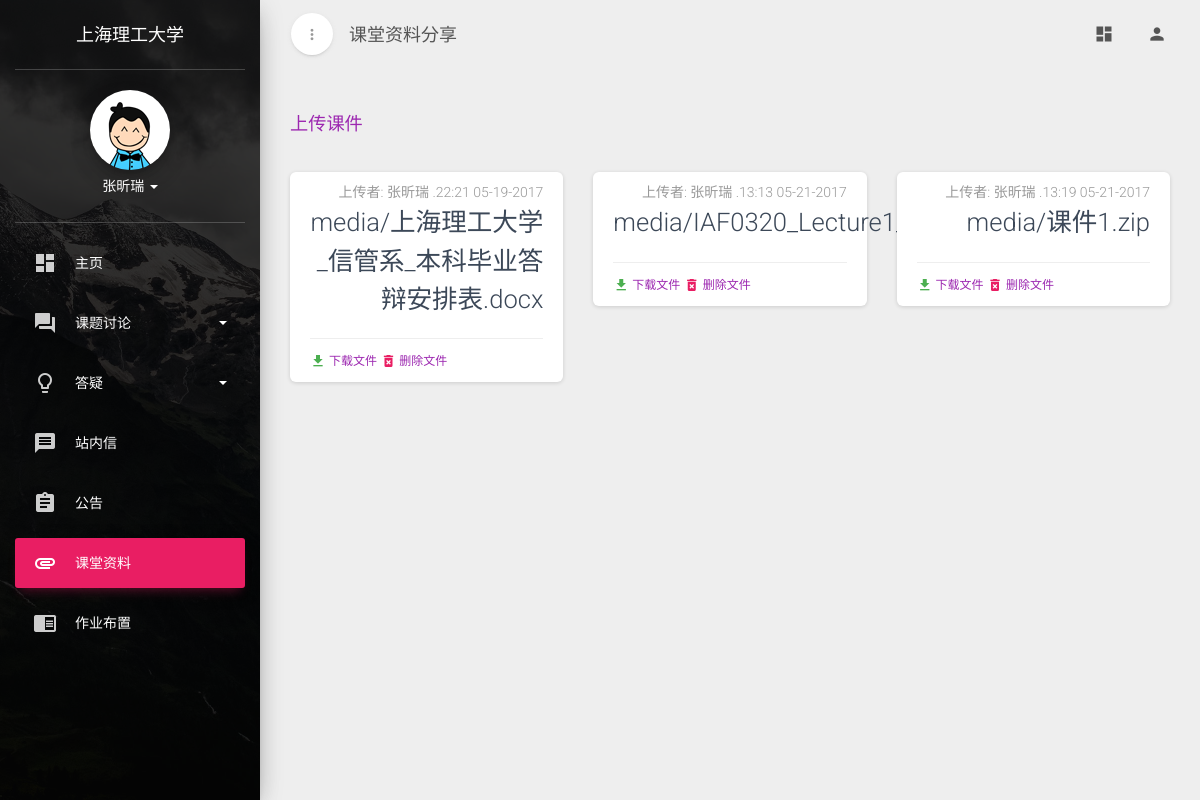
Page /index/file/ (signed in) on the committed database.
### website/models.py (models this page shows)
class Uploaded_files(models.Model):
    CLASS_CHOICE = (
        ('0', '所有'),
        ('1', '一班'),
        ('2', '二班'),
        ('3', '三班'),
    )
    user = models.ForeignKey(User)
    classes = models.CharField(max_length=1, choices=CLASS_CHOICE)
    code = models.CharField(max_length=8)
    time = models.DateTimeField(auto_now=True)
    file = models.FileField(upload_to='media')

### website/views.py (the view)
def uploaded_file(request):
    user = request.user
    courses = models.Course.objects.filter(user_id=user.id)
    getcourses = models.Course.objects.filter(user_id=user.id).values('coursename', 'code', 'is_teacher')
    dashboardcourse = []
    for i in getcourses:
        if i not in dashboardcourse:
            dashboardcourse.append(i)
    alluser = models.User.objects.all()
    isteacher = False
    filelist = []
    for course in courses:
        if course.is_teacher == '1':  # 是否教师
            isteacher = True
        files = models.Uploaded_files.objects.filter(
            Q(code=course.code, classes=course.classes) | Q(code=course.code, classes='0'))
        for file in files:
            if not file in filelist:
                filelist.append(file)
    return render(request, 'website/file-main.html',
                  {'courses': courses, 'alluser': alluser, 'isteacher': isteacher, 'filelist': filelist,
                   'dcourse': dashboardcourse})

### website/templates/website/file-main.html (shortened to what this page needs)
{% load staticfiles %}
<!DOCTYPE html>
<html lang="en">
<head>
    <link href="{% static 'assets/css/bootstrap.min.css' %}" rel="stylesheet"/>
    <link href="{% static 'assets/css/material-dashboard.css' %}" rel="stylesheet"/>
    <link href="http://maxcdn.bootstrapcdn.com/font-awesome/latest/css/font-awesome.min.css" rel="stylesheet">
</head>
<body>
<div class="wrapper">
    <div class="sidebar" data-active-color="rose" data-background-color="black"
         data-image="{% static 'assets/img/sidebar-1.jpg' %}">
        <div class="logo">
            <a href="http://www.creative-tim.com" class="simple-text">
                上海理工大学
            </a>
        </div>
        <div class="sidebar-wrapper">
            <div class="user">
                <div class="photo">
                    <img src="{% static 'assets/img/new_logo.png' %}"/>
                </div>
                <div class="info">
                    <a data-toggle="collapse" href="#collapseExample" class="collapsed">
                        {{ user.last_name }}{{ user.first_name }}
                        <b class="caret"></b>
                    </a>
                </div>
            </div>
            <ul class="nav">
                <li>
                    <a href="{% url 'website:dashboard' %}">
                        <i class="material-icons">dashboard</i>
                        <p>主页</p>
                    </a>
                </li>
                <li>
                    <a data-toggle="collapse" href="#pagesExamples">
                        <i class="material-icons">question_answer</i>
                        <p>课题讨论
                            <b class="caret"></b>
                        </p>
                    </a>
                </li>
                <li>
                    <a data-toggle="collapse" href="#componentsExamples">
                        <i class="material-icons">lightbulb_outline</i>
                        <p>答疑
                            <b class="caret"></b>
                        </p>
                    </a>
                </li>
                <li>
                    <a href="{% url 'website:message' %}">
                        <i class="material-icons">message</i>
                        <p>站内信</p>
                    </a>
                </li>
                <li>
                    <a href="{% url 'website:bulletin' %}">
                        <i class="material-icons">assignment</i>
                        <p>公告</p>
                    </a>
                </li>
                <li class="active">
                    <a href="{% url 'website:file' %}">
                        <i class="material-icons">attachment</i>
                        <p>课堂资料</p>
                    </a>
                </li>
                <li>
                    <a href="{% url 'website:assignment' %}">
                        <i class="material-icons">chrome_reader_mode</i>
                        <p>作业布置</p>
                    </a>
                </li>
            </ul>
        </div>
    </div>
    <div class="main-panel">
        <nav class="navbar navbar-transparent navbar-absolute">
            <div class="container-fluid">
                <div class="navbar-minimize">
                    <button id="minimizeSidebar" class="btn btn-round btn-white btn-fill btn-just-icon">
                        <i class="material-icons visible-on-sidebar-regular">more_vert</i>
                    </button>
                </div>
                <div class="navbar-header">
                    <a class="navbar-brand" href="#"> 课堂资料分享 </a>
                </div>
                <div class="collapse navbar-collapse">
                    <ul class="nav navbar-nav navbar-right">
                        <li>
                            <a href="#pablo" class="dropdown-toggle" data-toggle="dropdown">
                                <i class="material-icons">dashboard</i>
                            </a>
                        </li>
                        <li>
                            <a href="#pablo" class="dropdown-toggle" data-toggle="dropdown">
                                <i class="material-icons">person</i>
                            </a>
                        </li>
                    </ul>
                </div>
            </div>
        </nav>
        <div class="content">
            <div class="container-fluid">
                <div id="comments">
                    <div>
                        {% if isteacher == True %}
                            <a href="{% url 'website:file_upload' %}"><h4>上传课件</h4></a>
                        {% endif %}
                    </div>
                    <div class="row">
                        {% for file in filelist %}
                            <div class="col-lg-4">
                                <div class="card card-stats">
                                    <div class="card-content">
                                        <p class="category">
                                            {% for eachuser in alluser %}
                                                {% if eachuser.id == file.user_id %}
                                                    上传者:
                                                    {{ eachuser.last_name }}{{ eachuser.first_name }}
                                                {% endif %}
                                            {% endfor %}
                                            .{{ file.time|date:'H:i m-d-Y' }}
                                        </p>
                                        <h3 class="card-title">
                                            {{ file.file }}
                                        </h3>
                                    </div>
                                    <div class="card-footer">
                                        <div class="stats">
                                            <i class="material-icons text-success">get_app</i>
                                            <a href="{% url 'file_download' file.file %}">下载文件</a>
                                        </div>
                                        {% if isteacher == True %}
                                            <div class="stats">
                                                <i class="material-icons text-rose">delete_forever</i>
                                                <a href="{% url 'website:file_delete' file.file %}" onclick="return confirm('确定删除吗？')">删除文件</a>
                                            </div>
                                        {% endif %}
                                    </div>
                                </div>
                            </div>
                        {% endfor %}
                    </div>
                </div>
            </div>
        </div>
    </div>
</div>
</body>
</html>

### rows in the picture
Uploaded_files: time "22:21 05-19-2017", file "media/上海理工大学_信管系_本科毕业答辩安排表.docx"
Uploaded_files: time "13:13 05-21-2017", file "media/IAF0320_Lecture1_F2016_vdist.pdf"
Uploaded_files: time "13:19 05-21-2017", file "media/课件1.zip"

### other values in the picture
{{ user.last_name }} "张"
{{ user.first_name }} "昕瑞"
{{ eachuser.last_name }} "张"
{{ eachuser.first_name }} "昕瑞"
